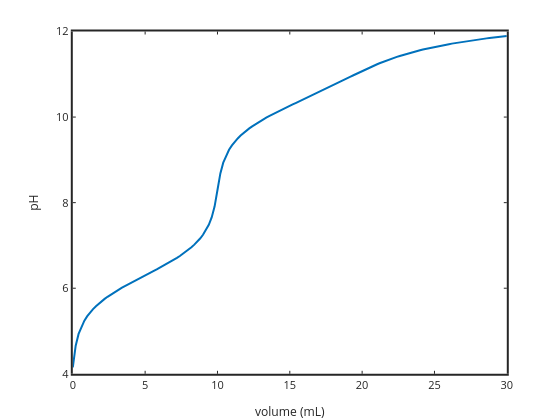

The notebook cell this image was saved under:
### Markdown cell above
Using the equations derived in class solve for the titration curve of any diprotic acid with NaOH.
need to specify acid concentration, pKa1, pKa2, total volume and NaOH molarity.
INTERACTIONS
1) make 0.1 M initial total acid (line 2).  predict qualitatively how initial pH will change, and shape of equiv points.  also quantititavely predict 1/2 Ve1 and 1/2 Ve2 pH values.
2) make back to 0.01 M initial total acid (line 2) and change pKa1=4.3 and pKa2=8.3.  predict qualitatively how initial pH will change, and shape of equiv points.  also quantititavely predict 1/2 Ve1 and 1/2 Ve2 pH values.

### Code cell
VT=0.1; % total volume in L
AT=0.01; % acid conc in M
pKa1=6.3; %pKa1
pKa2=10.3; %pKa2
concNaOH=0.1; %MOLARITY OF THE NaOH titrant

% the K values

Kw=1e-14; Ka1=10^-pKa1; Ka2=10^-pKa2;

% do this relative to equivaleant point volumes.

Ve1=(AT*VT)./concNaOH; Ve2=2*Ve1;
vol=0:Ve1/50:3*Ve1;

% now solve the cubic equation for H

for i=1:length(vol)
    Na=(vol(i)*concNaOH)./(VT+vol(i));
    CT=(VT*AT)./(VT+vol(i));
    a=1;
    b=Ka1+Na;
    c=Ka1*Ka2+Na*Ka1-Kw-CT*Ka1;
    d=Na*Ka1*Ka2-Kw*Ka1-2*CT*Ka1*Ka2;
    e=-Kw*Ka1*Ka2;
    t=roots([a b c d e]);
    t=t(imag(t)==0); %sets any imaginary roots to zero
    t=t(t>0);
    pH(i)=-log10(t);
end

plot(vol*1000,pH,'linewidth',2)
set(gca,'linewidth',2,'fontsize',11)
xlabel('volume (mL)'); ylabel('pH');

### Figure 1 — Plotly figure (JSON) as saved in the notebook; plotly's stock layout.template omitted (floating-point values rounded to 4 significant figures; data arrays with more than 128 entries replaced by an {"elided": "..."} marker saying what was removed)
{"data": [{"line": {"color": "rgb(0,113,188)", "dash": "solid", "width": 2}, "marker": {"color": "rgb(0,113,188)", "line": {"color": "rgb(0,113,188)"}, "size": 6, "symbol": "none"}, "mode": "lines", "name": "", "showlegend": false, "type": "scatter", "visibility": true, "x": {"elided": "151 float values"}, "xaxis": "x", "y": {"elided": "151 float values"}, "yaxis": "y"}], "layout": {"height": 420, "hovermode": "closest", "margin": {"b": 0, "l": 0, "r": 0, "t": 0}, "plot_bgcolor": "rgba(0,0,0,0)", "showlegend": false, "width": 560, "xaxis": {"anchor": "y", "autorange": false, "domain": [0.13, 0.905], "exponentformat": "none", "gridcolor": "rgba(38,38,38,0.15)", "gridwidth": 2, "linecolor": "rgb(38,38,38)", "linewidth": 2, "mirror": "ticks", "range": [0, 30], "showgrid": false, "showline": true, "side": "bottom", "spikedash": "solid", "spikemode": "across", "spikesides": false, "spikethickness": 1, "tickangle": 0, "tickcolor": "rgb(38,38,38)", "tickfont": {"color": "rgb(38,38,38)", "size": 11}, "ticklen": 3, "ticks": "inside", "ticktext": ["0", "5", "10", "15", "20", "25", "30"], "tickvals": [0, 5, 10, 15, 20, 25, 30], "title": {"font": {"color": "rgb(38,38,38)", "size": 12.1}, "text": "volume (mL)"}, "type": "linear", "visible": true, "zeroline": false}, "yaxis": {"anchor": "x", "autorange": false, "domain": [0.11, 0.925], "exponentformat": "none", "gridcolor": "rgba(38,38,38,0.15)", "gridwidth": 2, "linecolor": "rgb(38,38,38)", "linewidth": 2, "mirror": "ticks", "range": [4, 12], "showgrid": false, "showline": true, "side": "left", "spikedash": "solid", "spikemode": "across", "spikesides": false, "spikethickness": 1, "tickangle": 0, "tickcolor": "rgb(38,38,38)", "tickfont": {"color": "rgb(38,38,38)", "size": 11}, "ticklen": 3, "ticks": "inside", "ticktext": ["4", "6", "8", "10", "12"], "tickvals": [4, 6, 8, 10, 12], "title": {"font": {"color": "rgb(38,38,38)", "size": 12.1}, "text": "pH"}, "type": "linear", "visible": true, "zeroline": false}}}
